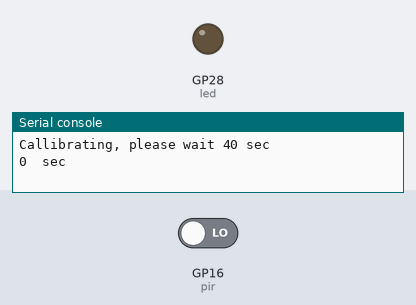
This program was run on a simulated Raspberry Pi Pico running MicroPython. On the bench: output pins drawn as LEDs (lit = HIGH), the last lines printed to the serial console. The inputs (shaded band) are chosen by the test bench; at power-on: GP16 (pir) LOW. The clock reads 2024-03-15 10:24:30 at power-on unless the program sets it.

Above: at 0.1 s.
At 60.1 s:
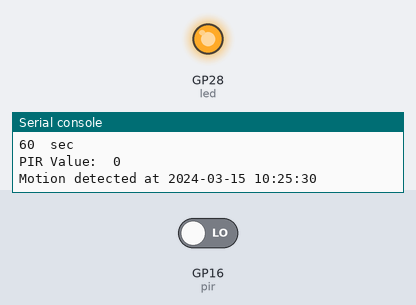
Timing chart, 0 to 61.6 s (numbered marks = the images above):
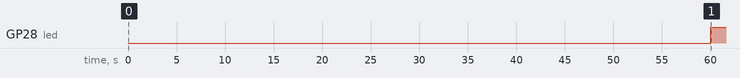

The program:

PIR-sensor-for-pico-w.py
```python
import machine
import utime

# Initialize the PIR sensor on GP16 pin
pir = machine.Pin(16, machine.Pin.IN)
led = machine.Pin(28, machine.Pin.OUT)

print('Callibrating, please wait 40 sec')
seconds = 0
print(seconds,' sec')
while seconds < 60:
    utime.sleep(1)
    seconds += 1
    print(seconds, ' sec')

# Main loop
while True:
    # Check for motion detected by PIR sensor
    print('PIR Value: ', pir.value())
    current_time = utime.localtime()
    if pir.value() == 0:

        # Format the date and time as a string
        time_str = "{:04}-{:02}-{:02} {:02}:{:02}:{:02}".format(current_time[0], current_time[1], current_time[2], current_time[3], current_time[4], current_time[5])

        # Output the motion detected message to the screen with the time
        print("Motion detected at", time_str)
        led.high()
        utime.sleep(0.5)

    else:
        time_str = "{:04}-{:02}-{:02} {:02}:{:02}:{:02}".format(current_time[0], current_time[1], current_time[2], current_time[3], current_time[4], current_time[5])
        print("No Motion Detected at ", time_str)
        led.low()


    # Wait for 0.1 seconds before checking again
    utime.sleep(3)
```

Measured:
- by itself, GP28 (led): LOW → HIGH at 60.0 s
